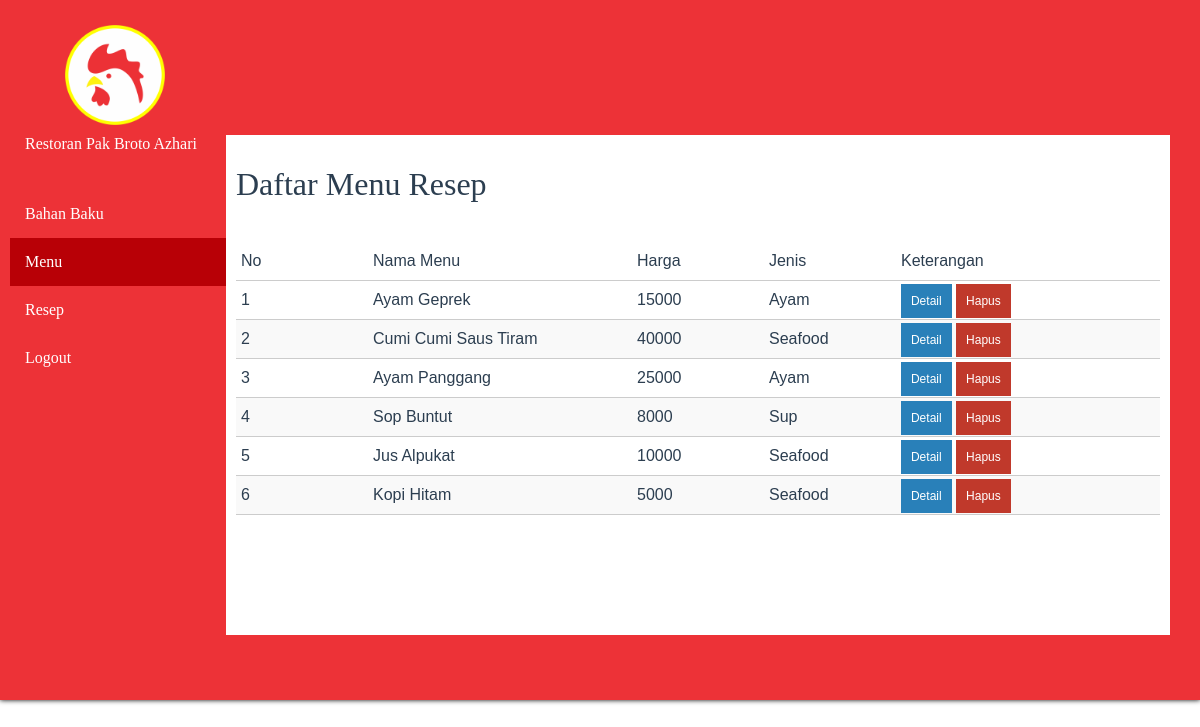
/modul_menu/list-resep.php, run on the app's committed database.
### tables this page shows
CREATE TABLE IF NOT EXISTS `menu` (
  `id_menu` int(11) NOT NULL AUTO_INCREMENT,
  `nama_menu` varchar(50) NOT NULL,
  `harga_menu` int(11) NOT NULL,
  `jenis_menu` varchar(50) NOT NULL,
  `id` int(11) NOT NULL,
  PRIMARY KEY (`id_menu`),
  KEY `id` (`id`)
);

### modul_menu/proses-list-menu.php (called while the page is built, shortened)
<?php
include '../connection.php';
$query = "SELECT * FROM menu";
$hasil = mysqli_query($db, $query);
$data_menu = array();
while ($row = mysqli_fetch_assoc($hasil)) {
    $data_menu[] = $row;
}
?>

### modul_menu/list-resep.php (the view, shortened to what this page needs)
<?php
include '../function.php';
include 'proses-list-menu.php';
?>
<!DOCTYPE html>
<html lang="en">
<head><meta http-equiv="Content-Type" content="text/html; charset=utf-8">
    <link rel="stylesheet" href="../css/style.css">
</head>
<body>
    <div class="container clearfix">
        <div class="logo"><img src="../img/LOGO.png" ></div>
        <h4>Restoran Pak Broto Azhari</h4>
        <div class="content">
            <h1>Daftar Menu Resep</h1>
            <br>
            <?php if (empty($data_menu)) : ?>
            Tidak ada data.
            <br>
            <?php else : ?>
            <table class="data">
                <tr>
                    <th style="text-align: left; width: 10%;">No</th>
                    <th style="text-align: left; width: 20%;">Nama Menu</th>
                    <th style="text-align: left; width: 10%;">Harga</th>
                    <th style="text-align: left; width: 10%;">Jenis</th>
                    <th style="text-align: left; width: 20%;">Keterangan</th>
                </tr>
                <?php $no=1; ?>
                <?php foreach ($data_menu as $menu) : ?>
                <tr>
                    <td><?php echo $no++; ?></td>
                    <td><?php echo $menu['nama_menu'] ?></td>
                    <td><?php echo $menu['harga_menu'] ?></td>
                    <td><?php echo $menu['jenis_menu'] ?></td>
                    <td>
                        <a href="edit-resep.php?id_menu=<?php echo $menu['id_menu']; ?>" class="btn btn-edit">Detail</a>
                        <a href="delete-menu.php?id_menu=<?php echo $menu['id_menu']; ?>" class="btn btn-hapus" onclick="return confirm('anda yakin akan menghapus data?');">Hapus</a>
                    </td>
                </tr>
                <?php  endforeach ?>
            </table>
            <?php endif ?>
        </div>
    </div>
</body>
</html>

### css/style.css (style rules this page uses)
* { font-family: sans-serif; font-weight: 100; }
.container { max-width: 100%; margin: 0 auto; background: #ED3237; border-radius: 0px; padding: 10px; box-shadow: 0px 0px 5px black; color: #FFF; }
.container h4 { position: relative; font-family: Comic Sans MS; left:15px; top: -15px; }
a { text-decoration: none; color: #FFF; }
.content { position: relative; top: -55px; width: 80%; min-height: 500px; right: 20px; float: right; padding: 10px; box-sizing: border-box; background: #FFF; border-radius: 0px; color: #2c3e50; }
.content h1 { font-family: Verdana; }
.clearfix:after { content: "."; visibility: hidden; display: block; height: 0; clear: both; }
body { margin: 0; background : #FFF; }
table.data { width: 100%; border-collapse: collapse; }
table.data th { padding: 10px 5px; }
table.data td { padding: 10px 5px; border: 1px solid #ccc; border-left: none; border-right: none; }
table.data tr:not(:first-child):nth-of-type(odd) { background-color: #f9f9f9; }
.btn { position: relative; width: auto; color: #fff; border: none; cursor: pointer; padding: 10px; }
table .btn { font-size: 12px; }
.btn-edit { background-color: #2980b9; }
.btn-hapus { background-color: #c0392b; }
.logo img { width:100px; height:100px; position: relative; left: 55px; padding-top: 15px; }

### data on the page
menu: nama_menu "Ayam Geprek", harga_menu "15000", jenis_menu "Ayam"
menu: nama_menu "Cumi Cumi Saus Tiram", harga_menu "40000", jenis_menu "Seafood"
menu: nama_menu "Ayam Panggang", harga_menu "25000", jenis_menu "Ayam"
menu: nama_menu "Sop Buntut", harga_menu "8000", jenis_menu "Sup"
menu: nama_menu "Jus Alpukat", harga_menu "10000", jenis_menu "Seafood"
menu: nama_menu "Kopi Hitam", harga_menu "5000", jenis_menu "Seafood"
